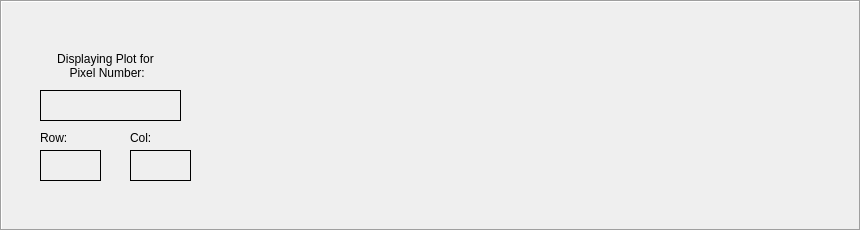
   <widget class="QFrame" name="frame_5">
    <property name="geometry">
     <rect>
      <x>0</x>
      <y>670</y>
      <width>861</width>
      <height>231</height>
     </rect>
    </property>
    <property name="sizePolicy">
     <sizepolicy hsizetype="Preferred" vsizetype="Preferred">
      <horstretch>0</horstretch>
      <verstretch>0</verstretch>
     </sizepolicy>
    </property>
    <property name="frameShape">
     <enum>QFrame::Box</enum>
    </property>
    <property name="frameShadow">
     <enum>QFrame::Sunken</enum>
    </property>
    <widget class="MPL_Widget" name="spectra_plot" native="true">
     <property name="geometry">
      <rect>
       <x>250</x>
       <y>0</y>
       <width>491</width>
       <height>241</height>
      </rect>
     </property>
    </widget>
    <widget class="QLabel" name="pixel_number_label">
     <property name="geometry">
      <rect>
       <x>40</x>
       <y>50</y>
       <width>131</width>
       <height>31</height>
      </rect>
     </property>
     <property name="frameShape">
      <enum>QFrame::NoFrame</enum>
     </property>
     <property name="text">
      <string>Displaying Plot for
 Pixel Number:</string>
     </property>
     <property name="alignment">
      <set>Qt::AlignCenter</set>
     </property>
    </widget>
    <widget class="QLabel" name="pixelpath">
     <property name="geometry">
      <rect>
       <x>40</x>
       <y>90</y>
       <width>141</width>
       <height>31</height>
      </rect>
     </property>
     <property name="font">
      <font>
       <pointsize>14</pointsize>
      </font>
     </property>
     <property name="frameShape">
      <enum>QFrame::Box</enum>
     </property>
     <property name="text">
      <string/>
     </property>
    </widget>
    <widget class="QLabel" name="row">
     <property name="geometry">
      <rect>
       <x>40</x>
       <y>150</y>
       <width>61</width>
       <height>31</height>
      </rect>
     </property>
     <property name="frameShape">
      <enum>QFrame::Box</enum>
     </property>
     <property name="text">
      <string/>
     </property>
    </widget>
    <widget class="QLabel" name="label_32">
     <property name="geometry">
      <rect>
       <x>40</x>
       <y>130</y>
       <width>61</width>
       <height>16</height>
      </rect>
     </property>
     <property name="text">
      <string>Row:</string>
     </property>
    </widget>
    <widget class="QLabel" name="col">
     <property name="geometry">
      <rect>
       <x>130</x>
       <y>150</y>
       <width>61</width>
       <height>31</height>
      </rect>
     </property>
     <property name="frameShape">
      <enum>QFrame::Box</enum>
     </property>
     <property name="text">
      <string/>
     </property>
    </widget>
    <widget class="QLabel" name="label_34">
     <property name="geometry">
      <rect>
       <x>130</x>
       <y>130</y>
       <width>61</width>
       <height>16</height>
      </rect>
     </property>
     <property name="text">
      <string>Col:</string>
     </property>
    </widget>
   </widget>
